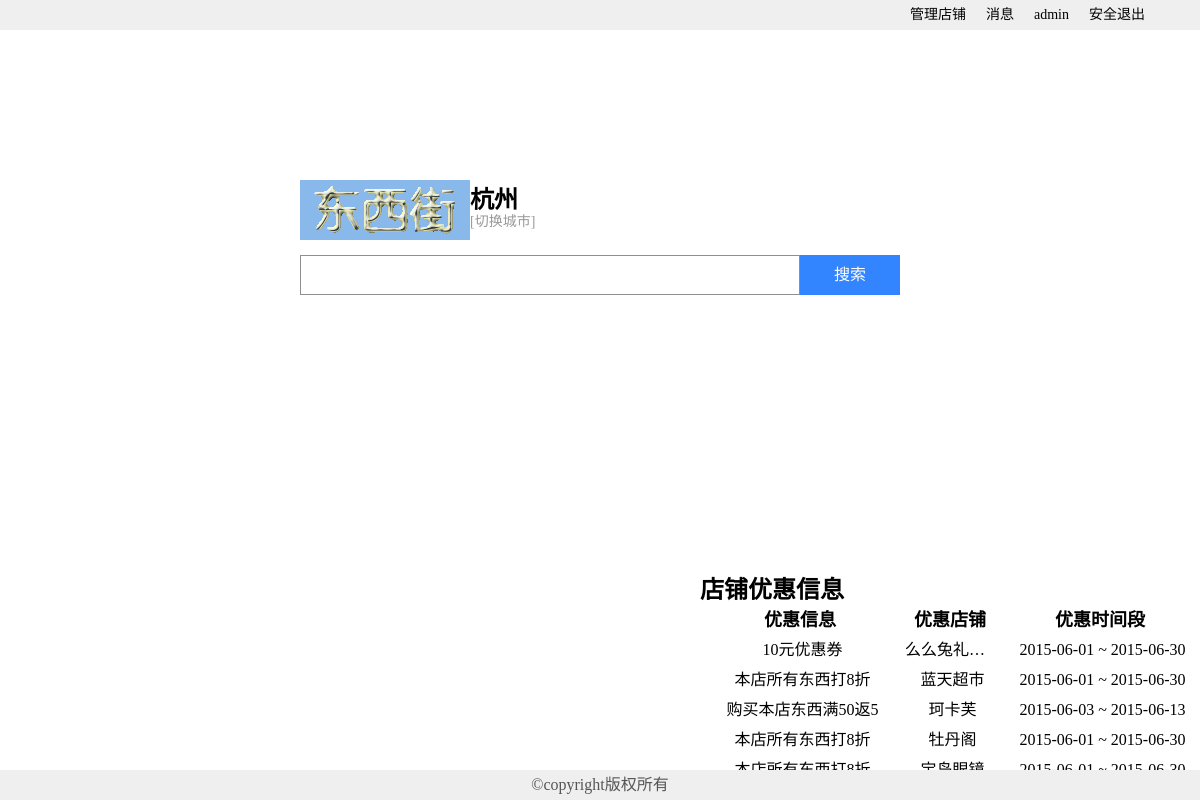
Screenshot of /search.php (signed in) with the database file from the repository.
### tables this page shows
CREATE TABLE IF NOT EXISTS `preferential` (
  `id` int(11) NOT NULL AUTO_INCREMENT,
  `owner` varchar(50) NOT NULL COMMENT '店主用户',
  `intro` varchar(150) NOT NULL COMMENT '优惠信息',
  `publish_time` datetime NOT NULL COMMENT '发布时间',
  `period_start` date NOT NULL COMMENT '优惠时间段开始时间',
  `period_end` date NOT NULL COMMENT '优惠时间段结束时间',
  `discount` int(11) NOT NULL COMMENT '优惠力度',
  `p_content` text NOT NULL COMMENT '优惠内容',
  `shop_id` varchar(50) NOT NULL COMMENT '认领店铺id',
  `expired` int(1) NOT NULL COMMENT '是否过期，1表示过期，0表示没过期',
  PRIMARY KEY (`id`),
  UNIQUE KEY `id` (`id`)
);

CREATE TABLE IF NOT EXISTS `shop` (
  `shop_dm` varchar(50) NOT NULL DEFAULT '' COMMENT '店铺代码',
  `shop_mc` varchar(50) DEFAULT NULL COMMENT '店铺名称',
  `keywords` varchar(255) DEFAULT NULL COMMENT '店铺搜索关键字',
  `type` varchar(50) DEFAULT NULL COMMENT '类型（指向类型表）',
  `building` varchar(50) DEFAULT NULL COMMENT '所属建筑物（指向建筑物表）',
  `address` varchar(50) DEFAULT NULL COMMENT '地址',
  `doorplate` varchar(50) DEFAULT NULL COMMENT '门牌号（多个连续用~连接451~459，子门牌号用-连接 296-2）',
  `telno` varchar(50) DEFAULT NULL COMMENT '电话号码（多个用逗号分隔）',
  `shop_state` int(1) NOT NULL DEFAULT '0' COMMENT '店铺状态：0正常营业、',
  `enviro_support` char(8) NOT NULL DEFAULT '000' COMMENT '环境支持',
  `sever_support` char(11) NOT NULL DEFAULT '00000' COMMENT '服务支持',
  `chains` varchar(50) DEFAULT NULL COMMENT '连锁店（默认0表示非连锁，否则指向连锁店代码）',
  `intro` varchar(250) DEFAULT NULL COMMENT '简介',
  `photos` varchar(50) DEFAULT NULL COMMENT '照片路径（可多个，逗号分隔,第一个为主）',
  `ico` varchar(50) DEFAULT NULL COMMENT '店铺图标',
  `stime` datetime DEFAULT NULL COMMENT '信息采集时间',
  `author` varchar(50) DEFAULT NULL COMMENT '信息采集人',
  `admin` varchar(50) DEFAULT NULL COMMENT '信息管理员',
  `expired` tinyint(1) NOT NULL COMMENT '是否过期，默认否表示未过期',
  PRIMARY KEY (`shop_dm`),
  KEY `keywords` (`keywords`),
  KEY `shoptype` (`type`)
);

### search.php (the view, shortened to what this page needs)
<!DOCTYPE html>
<html>
<head>
	<link rel="stylesheet" type="text/css" href="css/search.css"/>
</head>
<body>
    <div class="header">
    	<ul>
			<?php
				if($_SESSION['islogin'] == true) {
					$nameuser=$_SESSION['name'];
                    $select_user=mysql_query("select * from user where nicknames='$nameuser'")or die(mysql_error());
                    $user_result=mysql_fetch_assoc($select_user);
                    $u_type=$user_result['u_type'];
                    if ($u_type=='1') {
                        echo "<li class='news'><a href='page/manage-shop.php'>管理店铺</a></li>";
                    }
					echo "<li class='news'><a href='###'>消息</a></li>";
					echo "<li class='pers'><a href='page/changemag.php'>".$_SESSION['name']."</a></li>";
					echo "<li class='drop'><a href='deal/delete-session.php' target='_top'>安全退出</a></li>";
				}
				else {
					echo "<li><a href='page/register.php?q=search'>注册</a></li>";
					echo "<li><a href='page/login.php?q=search'>登录</a></li>";
				}
			?>
    	</ul>
    </div>
    <div class="mid">
		<div class="logo">
			<img src="images/tit.gif"/>
		</div>
		<span class="place" id="place">杭州</span>
		<span class="change-place">[切换城市]</span>
		<div class="search" id="search">
			<input class="ser" type="text" id="ser" title="街道、建筑、商店之间用空格分开"/>
			<div class="ser-ico" id="ser-ico" title="街道、建筑、商店之间用空格分开">搜索</div>
		</div>
	</div>
	<div class="coupon">
		<h2>店铺优惠信息</h2>
		<ul class="th">
			<li class='w250'>优惠信息</li>
			<li class='w100'>优惠店铺</li>
			<li class='w150'>优惠时间段</li>
		</ul>
		<marquee behavior="scroll" direction="up" loop="-1" scrollamount="3" height="140px;" scrolldelay="0" onMouseOut="this.start()" onMouseOver="this.stop()">
		<table class="privilege-list" cellpadding="0" cellspacing="0" border="0">
			<?php
				$select_prefer=mysql_query("select * from preferential where expired='0'")or die(mysql_error());
				$perfer_num=mysql_num_rows($select_prefer);
				for ($i=0; $i < $perfer_num; $i++) {
					$perfer_result=mysql_fetch_assoc($select_prefer);
					$perfer_result_intro=$perfer_result['intro'];
					$perfer_result_content=$perfer_result['p_content'];
					$perfer_result_timestart=$perfer_result['period_start'];
					$perfer_result_timeend=$perfer_result['period_end'];
					$perfer_result_shop=$perfer_result['shop_id'];
					$select_shop=mysql_query("select * from shop where shop_dm='$perfer_result_shop'")or die(mysql_error());
					$shop_result=mysql_fetch_assoc($select_shop);
					$shop_result_name= $shop_result['shop_mc'];
					echo "<tr class='J_detail' _num='$i'>";
						echo "<td class='w250' title=$perfer_result_content>$perfer_result_intro</td>";
						echo "<td class='w100' title=$shop_result_name>$shop_result_name</td>";
						echo "<td class='w150' title='$perfer_result_timestart ~ $perfer_result_timeend'>$perfer_result_timestart ~ $perfer_result_timeend</td>";
					echo "</tr>";
				}
			?>
		</table>
		</marquee>
	</div>
	<div class="footer">&copy;copyright版权所有</div>
</body>
</html>

### css/search.css (style rules this page uses)
* { margin: 0px;padding:0px;text-decoration: none;list-style-type: none; }
.header { height: 30px; width: 100%; background-color: #EFEFEF; font-size: 14px; line-height: 30px; }
.header ul { float: right; margin-right: 20px; width: 280px; }
.header li { width: auto; padding: 0px 10px; float: left; display: inline-block; }
.header li a { color: #000; }
.mid { width: 600px; position: absolute; left: 50%; margin:150px 0px 0px -300px; }
.logo { width: 170px; height: 60px; vertical-align: middle; background-color: #89B9EA; margin-bottom: 15px; position: relative; }
.place { position: absolute; top: 0px; margin-left: 170px; font-size: 24px; cursor: pointer; font-weight: bold; }
.change-place { position: absolute; top: 30px; margin-left: 170px; font-size: 14px; cursor: pointer; color: #999999; }
.search { width: 600px; height: 40px; position: relative; }
.ser { width: 498px; height: 38px; border: 1px solid #938E8E; display: inline-block; line-height: 38px; position: relative; text-indent: 5px; }
.ser-ico { width: 100px; height: 40px; line-height: 40px; text-align: center; display: inline-block; background-color: #3385FF; float: right; cursor: pointer; color: #fff; }
.coupon { width: 500px; height: 200px; bottom: 30px; position: absolute; right: 0px; overflow: hidden; }
.footer { height: 30px; text-align: center; position: absolute; bottom: 0px; color: #555; line-height: 30px; background-color: #EFEFEF; width: 100%; }
.privilege-list tr { height: 30px; line-height: 30px; }
.privilege-list td,.privilege-list th { height: 30px; overflow:hidden; white-space:nowrap; text-overflow: ellipsis; display: inline-block; float: left; text-indent: 5px; text-align: center; }
.w250 { width: 200px; }
.w100 { width: 100px; }
.w150 { width: 200px; }
.th { height: 30px; line-height: 30px; font-size: 18px; font-weight: bold; }
.th li { height: 30px; display: inline-block; float: left; text-align: center; }

### rows the page displays
preferential: intro "10元优惠券", shop.shop_mc "么么兔礼品店", period_start "2015-06-01", period_end "2015-06-30"
preferential: intro "本店所有东西打8折", shop.shop_mc "蓝天超市", period_start "2015-06-01", period_end "2015-06-30"
preferential: intro "购买本店东西满50返5", shop.shop_mc "珂卡芙", period_start "2015-06-03", period_end "2015-06-13"
preferential: intro "本店所有东西打8折", shop.shop_mc "牡丹阁", period_start "2015-06-01", period_end "2015-06-30"

### other values shown
$_SESSION['name'] "admin"
